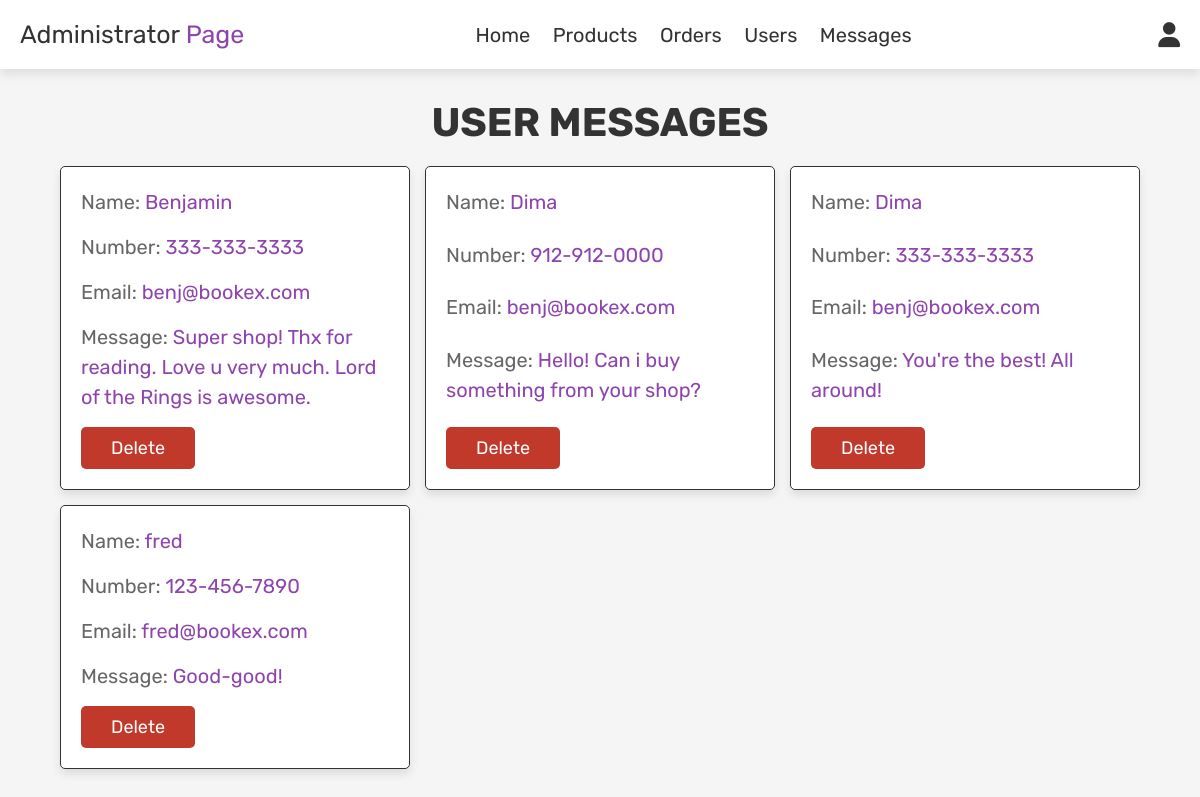
Page /project-core/admin-messages.php (signed in) on the committed database.
### tables this page shows
CREATE TABLE `messages` (
  `id` int NOT NULL,
  `user_id` int NOT NULL,
  `name` varchar(100) NOT NULL,
  `email` varchar(100) NOT NULL,
  `number` varchar(12) NOT NULL,
  `message` varchar(500) NOT NULL
);

### project-core/admin-messages.php (the view, shortened to what this page needs)
<?php
include './config.php';
?>
<!DOCTYPE html>
<html lang="en">
<head>
  <link rel="stylesheet" href="https://cdnjs.cloudflare.com/ajax/libs/font-awesome/6.2.0/css/all.min.css">
  <link rel="stylesheet" href="./styles/admin-style.css?v=<?= time() ?>">
</head>
<body>
  <?php include './admin-header.php' ?>
  <section class="messages">
    <h1 class="title">user messages</h1>
    <div class="box-container">
      <?php
        $select_message = mysqli_query($conn, "SELECT * FROM `messages`") or die('Query failed');
        if (mysqli_num_rows($select_message) > 0) {
          while ($fetch_message = mysqli_fetch_assoc($select_message)) {
      ?>
      <div class="box">
        <p>Name: <span><?= $fetch_message['name'] ?></span></p>
        <p>Number: <span><?= $fetch_message['number'] ?></span></p>
        <p>Email: <span><?= $fetch_message['email'] ?></span></p>
        <p>Message: <span><?= $fetch_message['message'] ?></span></p>
        <div>
          <a href="./admin-messages.php?delete=<?= $fetch_message['id'] ?>" onclick="return confirm('Delete this message?')" class="delete-btn">delete</a>
        </div>
      </div>
      <?php
          }
        } else {
          echo '<p class="empty">You have no messages yet</p>';
        }
      ?>
    </div>
  </section>
</body>
</html>

### project-core/styles/admin-style.css (style rules this page uses)
:root { --purple: #8e44ad; --red: #c0392b; --orange: #f39c12; --black: #333; --white: #fff; --light-color: #666; --light-white: #ccc; --light-bg: #f5f5f5; --border: .1rem solid var(--black); --box-shadow: 0 .5rem 1rem rgba(0,0,0,.1); }
* { font-family: 'Rubik', sans-serif; margin: 0; padding: 0; box-sizing: border-box; outline: none; border: none; text-decoration: none; transition: all .2s linear; }
html { font-size: 62.5%; overflow-x: hidden; }
body { background-color: var(--light-bg); }
section { padding: 3rem 2rem; }
.title { text-align: center; margin-bottom: 2rem; text-transform: uppercase; color: var(--black); font-size: 4rem; }
.btn, .option-btn, .delete-btn, .white-btn { display: inline-block; margin-top: 1rem; padding: 1rem 3rem; cursor: pointer; color: var(--white); font-size: 1.8rem; border-radius: .5rem; text-transform: capitalize; }
.delete-btn { background-color: var(--red); }
.messages .box-container { display: grid; grid-template-columns: repeat(auto-fit, 35rem); justify-content: center; gap: 1.5rem; max-width: 1200px; margin: 0 auto; align-items: flex-start; }
.messages .box-container .box { height: 100%; background-color: var(--white); padding: 2rem; border: var(--border); box-shadow: var(--box-shadow); border-radius: .5rem; display: flex; flex-direction: column; justify-content: space-between; }
.messages .box-container .box p { padding-bottom: 1.5rem; font-size: 2rem; color: var(--light-color); line-height: 1.5; }
.messages .box-container .box p span { color: var(--purple); }
.messages .box-container .box .delete-btn { margin-top: 0; }

### rows in the picture
messages: name "Benjamin", number "333-333-3333", email "benj@bookex.com", message "Super shop! Thx for reading. Love u very much. Lord of the Rings is awesome."
messages: name "Dima", number "912-912-0000", email "benj@bookex.com", message "Hello! Can i buy something from your shop?"
messages: name "Dima", number "333-333-3333", email "benj@bookex.com", message "You're the best! All around!"
messages: name "fred", number "123-456-7890", email "fred@bookex.com", message "Good-good!"
